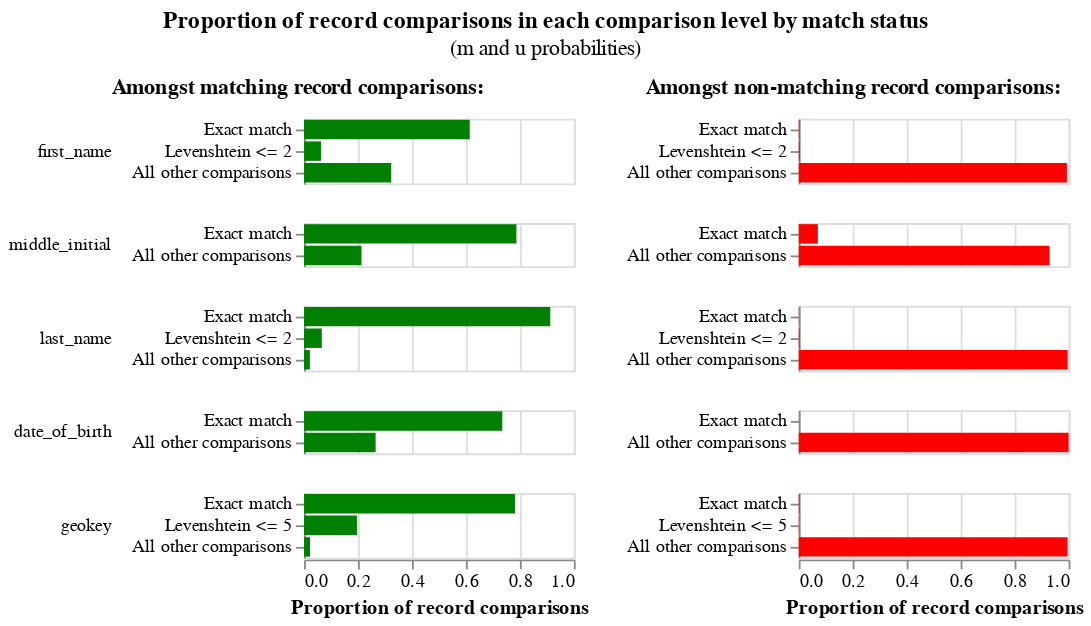

Notebook source saved alongside this figure:
### Code cell
# NOTE: EM appears to be finding people in the same family instead of the same person!
# See first_name m probabilities.
# For now, I address this by almost always blocking on first name.
# More experimentation needed to get reasonable values here.
linker.m_u_parameters_chart()

### Figure 1 — Vega-Lite specification as saved in the notebook (floating-point values rounded to 4 significant figures)
{"config": {"view": {"continuousWidth": 300, "continuousHeight": 300, "discreteHeight": 300, "discreteWidth": 400}, "header": {"title": null}, "title": {"anchor": "middle", "offset": 10}}, "hconcat": [{"mark": "bar", "encoding": {"color": {"value": "green"}, "row": {"field": "comparison_name", "header": {"labelAlign": "left", "labelAnchor": "middle", "labelAngle": 0}, "sort": {"field": "comparison_sort_order"}, "type": "nominal"}, "tooltip": [{"field": "m_probability_description", "title": "m probability description", "type": "nominal"}, {"field": "comparison_name", "title": "Comparison column name", "type": "nominal"}, {"field": "label_for_charts", "title": "Label", "type": "ordinal"}, {"field": "sql_condition", "title": "SQL condition", "type": "nominal"}, {"field": "m_probability", "format": ".4p", "title": "m probability", "type": "quantitative"}, {"field": "u_probability", "format": ".4p", "title": "u probability", "type": "quantitative"}, {"field": "bayes_factor", "format": ",.4f", "title": "Bayes factor = m/u", "type": "quantitative"}, {"field": "log2_bayes_factor", "format": ",.4f", "title": "Match weight = log2(m/u)", "type": "quantitative"}], "x": {"axis": {"title": "Proportion of record comparisons"}, "field": "m_probability", "type": "quantitative"}, "y": {"axis": {"title": null}, "field": "label_for_charts", "sort": {"field": "comparison_vector_value", "order": "descending"}, "type": "nominal"}}, "height": {"step": 12}, "resolve": {"scale": {"y": "independent"}}, "title": {"text": "Amongst matching record comparisons:", "fontSize": 12, "fontWeight": "bold"}, "transform": [{"filter": "(datum.bayes_factor != 'no-op filter due to vega lite issue 4680')"}], "width": 150}, {"mark": "bar", "encoding": {"color": {"value": "red"}, "row": {"field": "comparison_name", "header": {"labels": false}, "sort": {"field": "comparison_sort_order"}, "type": "nominal"}, "tooltip": [{"field": "u_probability_description", "title": "u probability description", "type": "nominal"}, {"field": "comparison_name", "title": "Comparison column name", "type": "nominal"}, {"field": "label_for_charts", "title": "Label", "type": "ordinal"}, {"field": "sql_condition", "title": "SQL condition", "type": "nominal"}, {"field": "m_probability", "format": ".4p", "title": "m probability", "type": "quantitative"}, {"field": "u_probability", "format": ".4p", "title": "u probability", "type": "quantitative"}, {"field": "bayes_factor", "format": ",.4f", "title": "Bayes factor = m/u", "type": "quantitative"}, {"field": "log2_bayes_factor", "format": ",.4f", "title": "Match weight = log2(m/u)", "type": "quantitative"}], "x": {"axis": {"title": "Proportion of record comparisons"}, "field": "u_probability", "type": "quantitative"}, "y": {"axis": {"title": null}, "field": "label_for_charts", "sort": {"field": "comparison_vector_value", "order": "descending"}, "type": "nominal"}}, "height": {"step": 12}, "resolve": {"scale": {"y": "independent"}}, "title": {"text": "Amongst non-matching record comparisons:", "fontSize": 12, "fontWeight": "bold"}, "transform": [{"filter": "(datum.bayes_factor != 'no-op filter2 due to vega lite issue 4680')"}], "width": 150}], "data": {"name": "data-17d5edcc3ee354380803c0f0d2cbb72f"}, "title": {"text": "Proportion of record comparisons in each comparison level by match status", "subtitle": "(m and u probabilities)"}, "$schema": "https://vega.github.io/schema/vega-lite/v5.9.3.json", "datasets": {"data-17d5edcc3ee354380803c0f0d2cbb72f": [{"comparison_name": "first_name", "sql_condition": "`first_name_l` = `first_name_r`", "label_for_charts": "Exact match", "m_probability": 0.6142, "u_probability": 0.002474, "m_probability_description": "Amongst matching record comparisons, 61.42% of records are in the exact match comparison level", "u_probability_description": "Amongst non-matching record comparisons, 0.25% of records are in the exact match comparison level", "has_tf_adjustments": true, "tf_adjustment_column": "first_name", "tf_adjustment_weight": 1.0, "is_null_level": false, "bayes_factor": 248.3, "log2_bayes_factor": 7.956, "comparison_vector_value": 2, "max_comparison_vector_value": 2, "bayes_factor_description": "If comparison level is `exact match` then comparison is 248.27 times more likely to be a match", "probability_two_random_records_match": 4.858e-05, "comparison_sort_order": 0}, {"comparison_name": "first_name", "sql_condition": "levenshtein(`first_name_l`, `first_name_r`) <= 2", "label_for_charts": "Levenshtein <= 2", "m_probability": 0.06273, "u_probability": 0.003922, "m_probability_description": "Amongst matching record comparisons, 6.27% of records are in the levenshtein <= 2 comparison level", "u_probability_description": "Amongst non-matching record comparisons, 0.39% of records are in the levenshtein <= 2 comparison level", "has_tf_adjustments": false, "tf_adjustment_column": null, "tf_adjustment_weight": 1.0, "is_null_level": false, "bayes_factor": 16.0, "log2_bayes_factor": 4.0, "comparison_vector_value": 1, "max_comparison_vector_value": 2, "bayes_factor_description": "If comparison level is `levenshtein <= 2` then comparison is 16.00 times more likely to be a match", "probability_two_random_records_match": 4.858e-05, "comparison_sort_order": 0}, {"comparison_name": "first_name", "sql_condition": "ELSE", "label_for_charts": "All other comparisons", "m_probability": 0.3231, "u_probability": 0.9936, "m_probability_description": "Amongst matching record comparisons, 32.31% of records are in the all other comparisons comparison level", "u_probability_description": "Amongst non-matching record comparisons, 99.36% of records are in the all other comparisons comparison level", "has_tf_adjustments": false, "tf_adjustment_column": null, "tf_adjustment_weight": 1.0, "is_null_level": false, "bayes_factor": 0.3252, "log2_bayes_factor": -1.621, "comparison_vector_value": 0, "max_comparison_vector_value": 2, "bayes_factor_description": "If comparison level is `all other comparisons` then comparison is  3.08 times less likely to be a match", "probability_two_random_records_match": 4.858e-05, "comparison_sort_order": 0}, {"comparison_name": "middle_initial", "sql_condition": "`middle_initial_l` = `middle_initial_r`", "label_for_charts": "Exact match", "m_probability": 0.787, "u_probability": 0.07073, "m_probability_description": "Amongst matching record comparisons, 78.70% of records are in the exact match comparison level", "u_probability_description": "Amongst non-matching record comparisons, 7.07% of records are in the exact match comparison level", "has_tf_adjustments": false, "tf_adjustment_column": null, "tf_adjustment_weight": 1.0, "is_null_level": false, "bayes_factor": 11.13, "log2_bayes_factor": 3.476, "comparison_vector_value": 1, "max_comparison_vector_value": 1, "bayes_factor_description": "If comparison level is `exact match` then comparison is 11.13 times more likely to be a match", "probability_two_random_records_match": 4.858e-05, "comparison_sort_order": 1}, {"comparison_name": "middle_initial", "sql_condition": "ELSE", "label_for_charts": "All other comparisons", "m_probability": 0.213, "u_probability": 0.9293, "m_probability_description": "Amongst matching record comparisons, 21.30% of records are in the all other comparisons comparison level", "u_probability_description": "Amongst non-matching record comparisons, 92.93% of records are in the all other comparisons comparison level", "has_tf_adjustments": false, "tf_adjustment_column": null, "tf_adjustment_weight": 1.0, "is_null_level": false, "bayes_factor": 0.2292, "log2_bayes_factor": -2.125, "comparison_vector_value": 0, "max_comparison_vector_value": 1, "bayes_factor_description": "If comparison level is `all other comparisons` then comparison is  4.36 times less likely to be a match", "probability_two_random_records_match": 4.858e-05, "comparison_sort_order": 1}, {"comparison_name": "last_name", "sql_condition": "`last_name_l` = `last_name_r`", "label_for_charts": "Exact match", "m_probability": 0.9125, "u_probability": 0.0006568, "m_probability_description": "Amongst matching record comparisons, 91.25% of records are in the exact match comparison level", "u_probability_description": "Amongst non-matching record comparisons, 0.07% of records are in the exact match comparison level", "has_tf_adjustments": true, "tf_adjustment_column": "last_name", "tf_adjustment_weight": 1.0, "is_null_level": false, "bayes_factor": 1389.0, "log2_bayes_factor": 10.44, "comparison_vector_value": 2, "max_comparison_vector_value": 2, "bayes_factor_description": "If comparison level is `exact match` then comparison is 1,389.39 times more likely to be a match", "probability_two_random_records_match": 4.858e-05, "comparison_sort_order": 2}, {"comparison_name": "last_name", "sql_condition": "levenshtein(`last_name_l`, `last_name_r`) <= 2", "label_for_charts": "Levenshtein <= 2", "m_probability": 0.06589, "u_probability": 0.002894, "m_probability_description": "Amongst matching record comparisons, 6.59% of records are in the levenshtein <= 2 comparison level", "u_probability_description": "Amongst non-matching record comparisons, 0.29% of records are in the levenshtein <= 2 comparison level", "has_tf_adjustments": false, "tf_adjustment_column": null, "tf_adjustment_weight": 1.0, "is_null_level": false, "bayes_factor": 22.77, "log2_bayes_factor": 4.509, "comparison_vector_value": 1, "max_comparison_vector_value": 2, "bayes_factor_description": "If comparison level is `levenshtein <= 2` then comparison is 22.77 times more likely to be a match", "probability_two_random_records_match": 4.858e-05, "comparison_sort_order": 2}, {"comparison_name": "last_name", "sql_condition": "ELSE", "label_for_charts": "All other comparisons", "m_probability": 0.0216, "u_probability": 0.9964, "m_probability_description": "Amongst matching record comparisons, 2.16% of records are in the all other comparisons comparison level", "u_probability_description": "Amongst non-matching record comparisons, 99.64% of records are in the all other comparisons comparison level", "has_tf_adjustments": false, "tf_adjustment_column": null, "tf_adjustment_weight": 1.0, "is_null_level": false, "bayes_factor": 0.02168, "log2_bayes_factor": -5.528, "comparison_vector_value": 0, "max_comparison_vector_value": 2, "bayes_factor_description": "If comparison level is `all other comparisons` then comparison is  46.13 times less likely to be a match", "probability_two_random_records_match": 4.858e-05, "comparison_sort_order": 2}, {"comparison_name": "date_of_birth", "sql_condition": "`date_of_birth_l` = `date_of_birth_r`", "label_for_charts": "Exact match", "m_probability": 0.7347, "u_probability": 3.892e-05, "m_probability_description": "Amongst matching record comparisons, 73.47% of records are in the exact match comparison level", "u_probability_description": "Amongst non-matching record comparisons, 0.00% of records are in the exact match comparison level", "has_tf_adjustments": false, "tf_adjustment_column": null, "tf_adjustment_weight": 1.0, "is_null_level": false, "bayes_factor": 18880.0, "log2_bayes_factor": 14.2, "comparison_vector_value": 1, "max_comparison_vector_value": 1, "bayes_factor_description": "If comparison level is `exact match` then comparison is 18,875.02 times more likely to be a match", "probability_two_random_records_match": 4.858e-05, "comparison_sort_order": 3}, {"comparison_name": "date_of_birth", "sql_condition": "ELSE", "label_for_charts": "All other comparisons", "m_probability": 0.2653, "u_probability": 1.0, "m_probability_description": "Amongst matching record comparisons, 26.53% of records are in the all other comparisons comparison level", "u_probability_description": "Amongst non-matching record comparisons, 100.00% of records are in the all other comparisons comparison level", "has_tf_adjustments": false, "tf_adjustment_column": null, "tf_adjustment_weight": 1.0, "is_null_level": false, "bayes_factor": 0.2653, "log2_bayes_factor": -1.914, "comparison_vector_value": 0, "max_comparison_vector_value": 1, "bayes_factor_description": "If comparison level is `all other comparisons` then comparison is  3.77 times less likely to be a match", "probability_two_random_records_match": 4.858e-05, "comparison_sort_order": 3}, {"comparison_name": "geokey", "sql_condition": "`geokey_l` = `geokey_r`", "label_for_charts": "Exact match", "m_probability": 0.7816, "u_probability": 0.00275, "m_probability_description": "Amongst matching record comparisons, 78.16% of records are in the exact match comparison level", "u_probability_description": "Amongst non-matching record comparisons, 0.28% of records are in the exact match comparison level", "has_tf_adjustments": false, "tf_adjustment_column": null, "tf_adjustment_weight": 1.0, "is_null_level": false, "bayes_factor": 284.2, "log2_bayes_factor": 8.151, "comparison_vector_value": 2, "max_comparison_vector_value": 2, "bayes_factor_description": "If comparison level is `exact match` then comparison is 284.21 times more likely to be a match", "probability_two_random_records_match": 4.858e-05, "comparison_sort_order": 4}, {"comparison_name": "geokey", "sql_condition": "levenshtein(`geokey_l`, `geokey_r`) <= 5", "label_for_charts": "Levenshtein <= 5", "m_probability": 0.1962, "u_probability": 0.001167, "m_probability_description": "Amongst matching record comparisons, 19.62% of records are in the levenshtein <= 5 comparison level", "u_probability_description": "Amongst non-matching record comparisons, 0.12% of records are in the levenshtein <= 5 comparison level", "has_tf_adjustments": false, "tf_adjustment_column": null, "tf_adjustment_weight": 1.0, "is_null_level": false, "bayes_factor": 168.0, "log2_bayes_factor": 7.393, "comparison_vector_value": 1, "max_comparison_vector_value": 2, "bayes_factor_description": "If comparison level is `levenshtein <= 5` then comparison is 168.04 times more likely to be a match", "probability_two_random_records_match": 4.858e-05, "comparison_sort_order": 4}, {"comparison_name": "geokey", "sql_condition": "ELSE", "label_for_charts": "All other comparisons", "m_probability": 0.02224, "u_probability": 0.9961, "m_probability_description": "Amongst matching record comparisons, 2.22% of records are in the all other comparisons comparison level", "u_probability_description": "Amongst non-matching record comparisons, 99.61% of records are in the all other comparisons comparison level", "has_tf_adjustments": false, "tf_adjustment_column": null, "tf_adjustment_weight": 1.0, "is_null_level": false, "bayes_factor": 0.02233, "log2_bayes_factor": -5.485, "comparison_vector_value": 0, "max_comparison_vector_value": 2, "bayes_factor_description": "If comparison level is `all other comparisons` then comparison is  44.78 times less likely to be a match", "probability_two_random_records_match": 4.858e-05, "comparison_sort_order": 4}]}}
